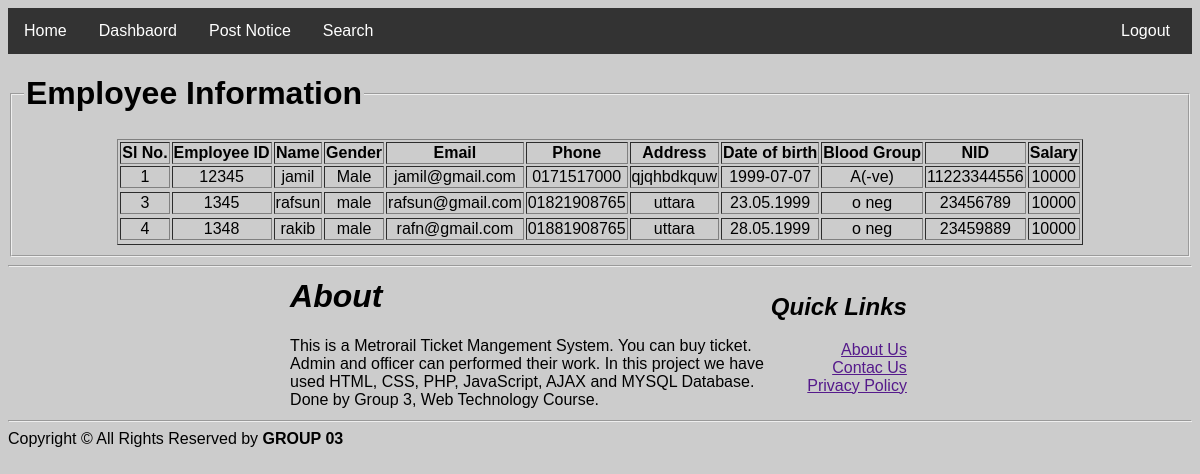
The page /sm/display_emp_info.php (signed in) on the database its author committed.
### tables this page shows
CREATE TABLE `add_emp` (
  `e_id` varchar(20) NOT NULL,
  `name` text NOT NULL,
  `pass` text NOT NULL,
  `gender` text NOT NULL,
  `email` varchar(20) NOT NULL,
  `phone` text NOT NULL,
  `address` text NOT NULL,
  `dob` text NOT NULL,
  `bl_grp` text NOT NULL,
  `nid` text NOT NULL,
  `salary` int(11) NOT NULL,
  `e_count` int(11) NOT NULL
);

### sm/models/db_config.php (called while the page is built, shortened)
<?php
	$db_server="localhost";
	$db_uname="root";
	$db_pass="";
	$db_name="web_project";
	function get($query){
		global $db_server,$db_uname,$db_pass,$db_name;
		$conn = mysqli_connect($db_server,$db_uname,$db_pass,$db_name);
		$data = array();
		if($conn){
			$result = mysqli_query($conn,$query);
			while($row = mysqli_fetch_assoc($result)){
				$data[] = $row;
			}
		}
		return $data;
	}
?>

### sm/display_emp_info.php (the view, shortened to what this page needs)
<?php
 include 'controllers/header.php';
 include 'models/db_config.php';
?>
<html>
<head>
    </head>
    <body>
        <fieldset>
            <legend><h1>Employee Information</h1></legend>
            <table border="1" align="center" class="table-1">
<?php
                    $query = "SELECT e_id,name, email, phone, nid,address,dob,bl_grp,gender,e_count,salary FROM `add_emp`";
                    $result=get($query);
                        echo "<tr>
                        <th>Sl No.</th>
                        <th>Employee ID</th>
                        <th>Name</th>
                        <th>Gender</th>
                        <th>Email</th>
                        <th>Phone</th>
                        <th>Address</th>
                        <th>Date of birth</th>
                        <th>Blood Group</th>
                        <th>NID</th>
                        <th>Salary</th></tr>";
                    foreach ($result as $row){
                        echo "<tr><td align='center'>$row[e_count]</td>";
                        echo "<td align='center'>$row[e_id]</td>";
                        echo "<td align='center'>$row[name]</td>";
                        echo "<td align='center'>$row[gender]</td>";
                        echo "<td align='center'>$row[email]</td>";
                        echo "<td align='center'>$row[phone]</td>";
                        echo "<td align='center'>$row[address]</td>";
                        echo "<td align='center'>$row[dob]</td>";
                        echo "<td align='center'>$row[bl_grp]</td>";
                        echo "<td align='center'>$row[nid]</td>";
                        echo "<td align='center'>$row[salary]</td><tr>";
                    }
?>
</table>
</fieldset>
</body>
</html>
<?php
 include 'controllers/footer.php';
?>

### sm/controllers/header.php (style rules this page uses)
body { font-family: Arial, Helvetica, sans-serif; background-color: rgb(204, 204, 204); }

### sm/display_emp_info.php (style rules this page uses)
body { background-color: rgb(204, 204, 204); }
.table-1 { height: auto ; width: auto; }

### rows shown on the page
add_emp: e_count "1", e_id "12345", name "jamil", gender "Male", email "jamil@gmail.com", phone "0171517000", address "qjqhbdkquw", dob "1999-07-07", bl_grp "A(-ve)", nid "11223344556", salary "10000"
add_emp: e_count "3", e_id "1345", name "rafsun", gender "male", email "rafsun@gmail.com", phone "01821908765", address "uttara", dob "23.05.1999", bl_grp "o neg", nid "23456789", salary "10000"
add_emp: e_count "4", e_id "1348", name "rakib", gender "male", email "rafn@gmail.com", phone "01881908765", address "uttara", dob "28.05.1999", bl_grp "o neg", nid "23459889", salary "10000"
